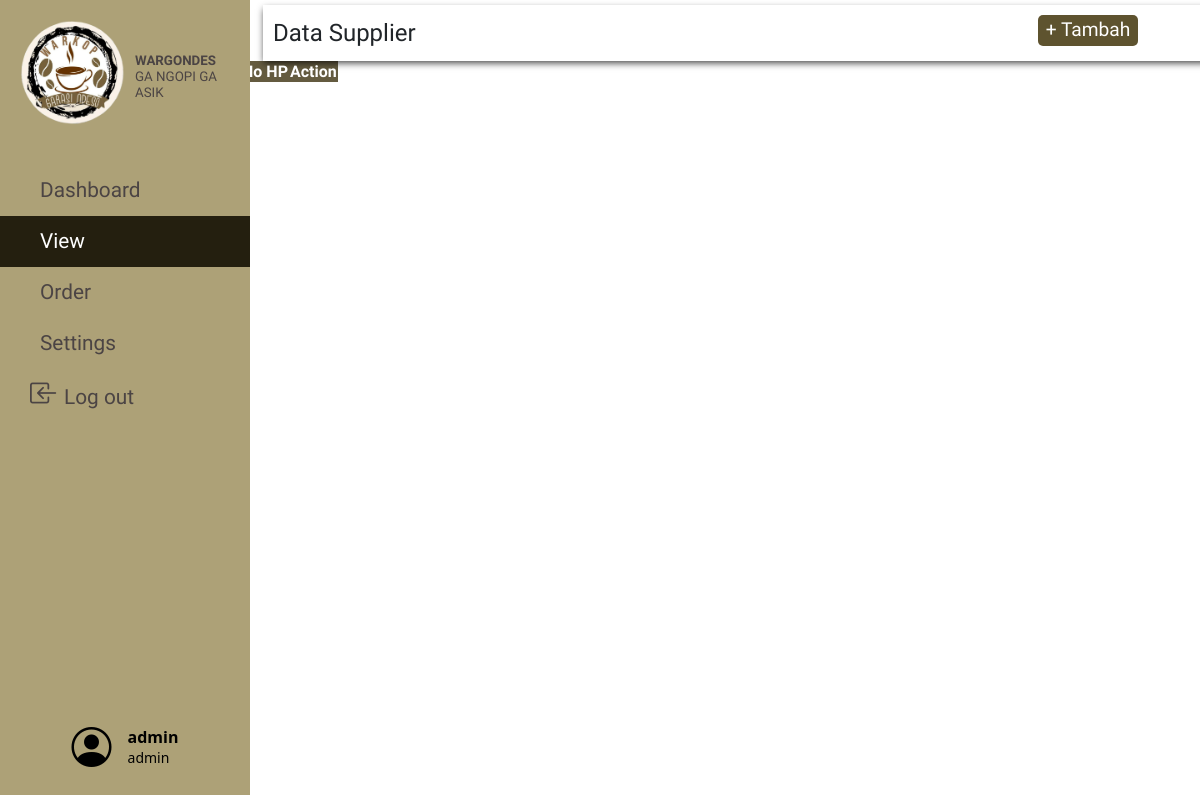
The page /php/viewSupplierPage.php (signed in) on the database as committed earlier.
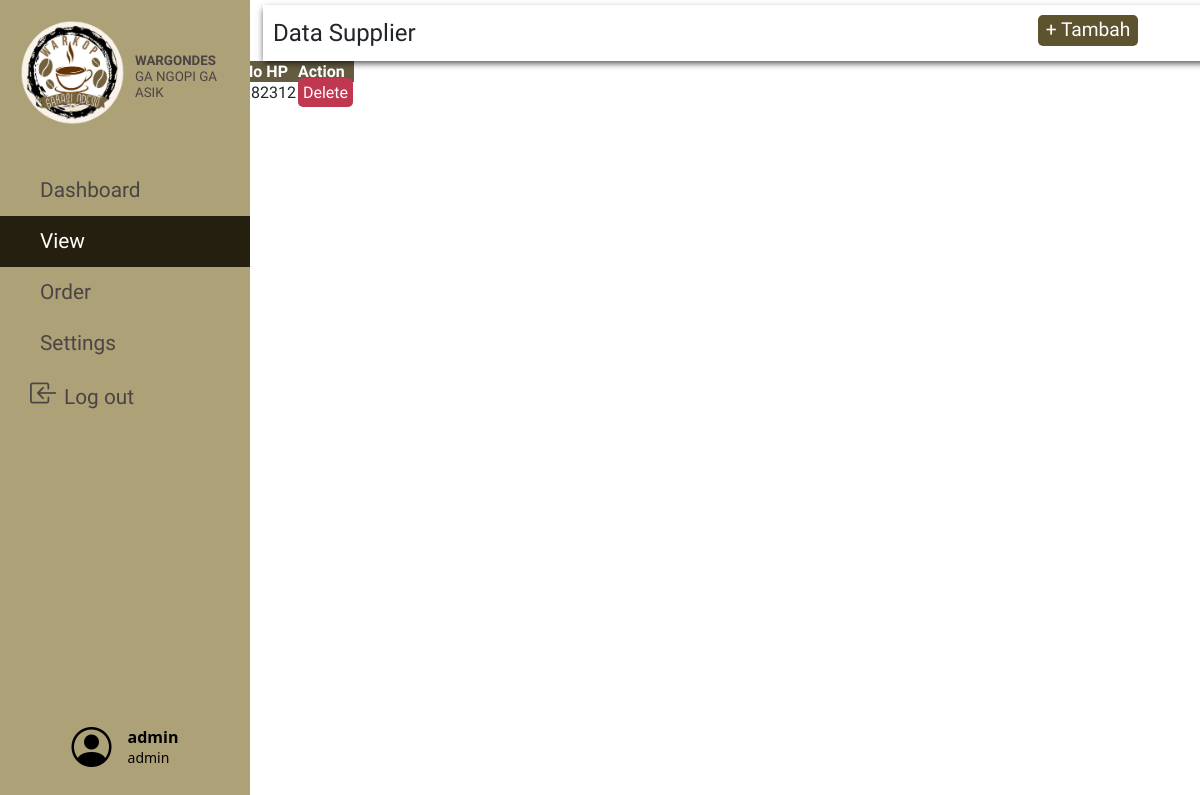
The same page on the database as committed later.
### tables this page shows
CREATE TABLE `supplier` (
  `id_supplier` int(11) NOT NULL,
  `nama_supplier` varchar(25) NOT NULL,
  `alamat_supplier` varchar(25) NOT NULL,
  `no_hp` int(12) NOT NULL
);

### php/viewSupplierPage.php (the view, shortened to what this page needs)
<html>
	<?php $page = 'viewPage'; include('../include/header.php');?>
	<?php include('../include/navbar.php');?>
	<?php include('../database/db.php');?>
	<link href="../css/ViewOrder.css" rel="stylesheet" type="text/css" />
	<body style="background:url('https://img.freepik.com/free-photo/right-corner-coffee-beans-with-copy-space_23-2148255026.jpg?w=826&t=st=1690722306~exp=1690722906~hmac=857df898b9099e272b7c4738dd9a2e88d4b1ef4aa3c55a6ebd3c8b798e20c916');background-repeat:no-repeat;
background-position: center center;background-size: cover;">
		<div class="label SupplierList">Data Supplier
			<button id="myBtn" style="width:100px;">+ Tambah</button>
		</div>
		<table id="supplier_list" class="display">
			<thead>
				<tr>
					<th>Id Supplier</th>
					<th>Nama Supplier</th>
					<th>Alamat</th>
					<th>No HP</th>
					<th>Action</th>
				</tr>
			</thead>
				<tbody>
					<?php
						$sql = "SELECT * FROM supplier";
						$result = $conn->query($sql);
					?>
					<?php if ($result->num_rows > 0): ?>
						<?php while($row = $result->fetch_assoc()): ?>
							<tr>
								<td><?php echo $row["id_supplier"]; ?></td>
								<td><?php echo $row["nama_supplier"]; ?></td>
								<td><?php echo $row["alamat_supplier"]; ?></td>
								<td><?php echo $row["no_hp"]; ?></td>
								<td><a onclick="return alert('Supplier Deleted');" href="../actions/supplier_delete.php?id_supplier=<?php echo $row["id_supplier"];?>" class="action delete">Delete</td>
							</tr>
						<?php endwhile; ?>
					<?php endif; ?>
				</tbody>
			</table>
	</body>
</html>

Rows that differ between the two databases and show on the page:
added supplier: no_hp "182312"
